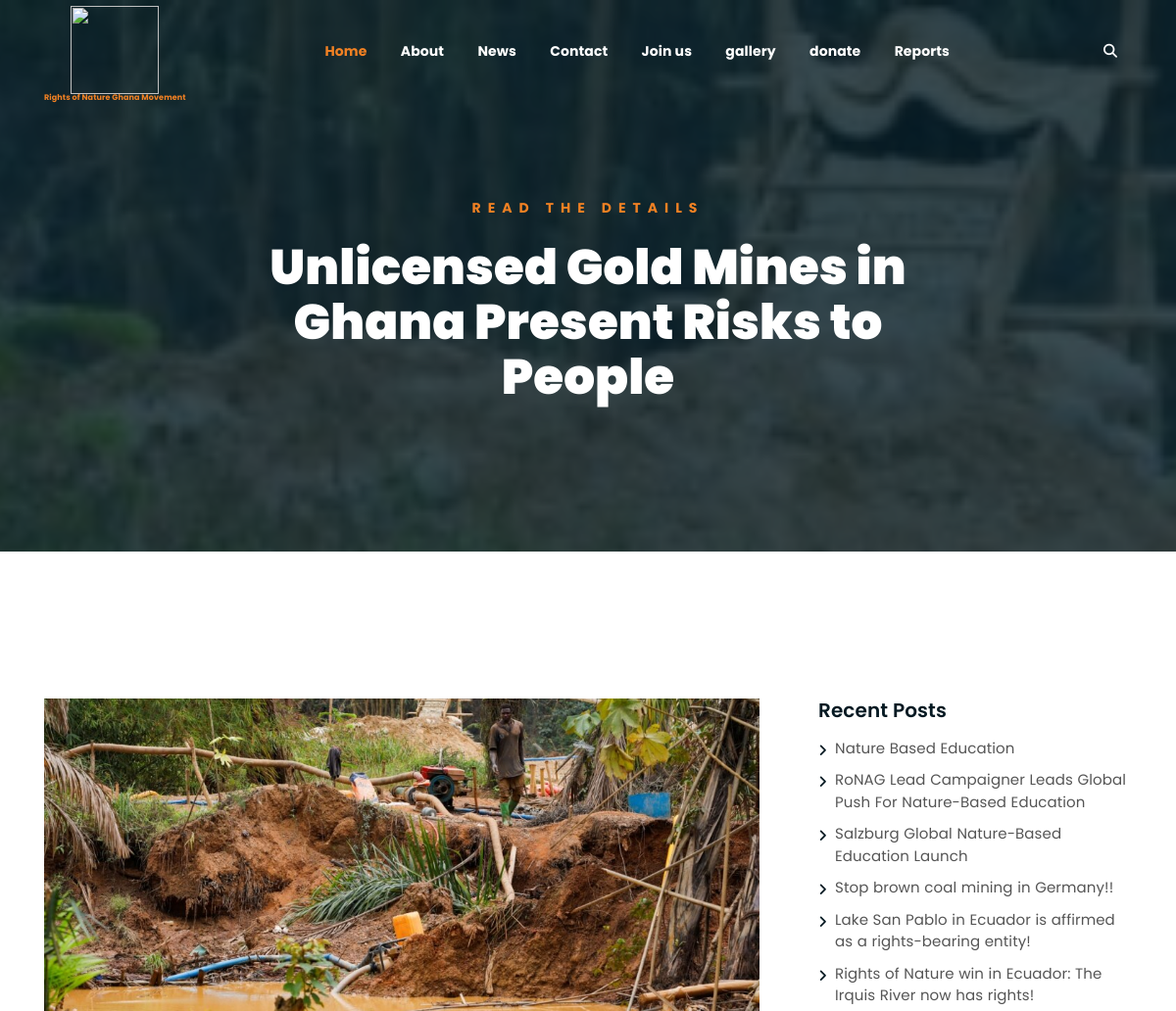
The app's page /singleNews/2 (upper part), older data.
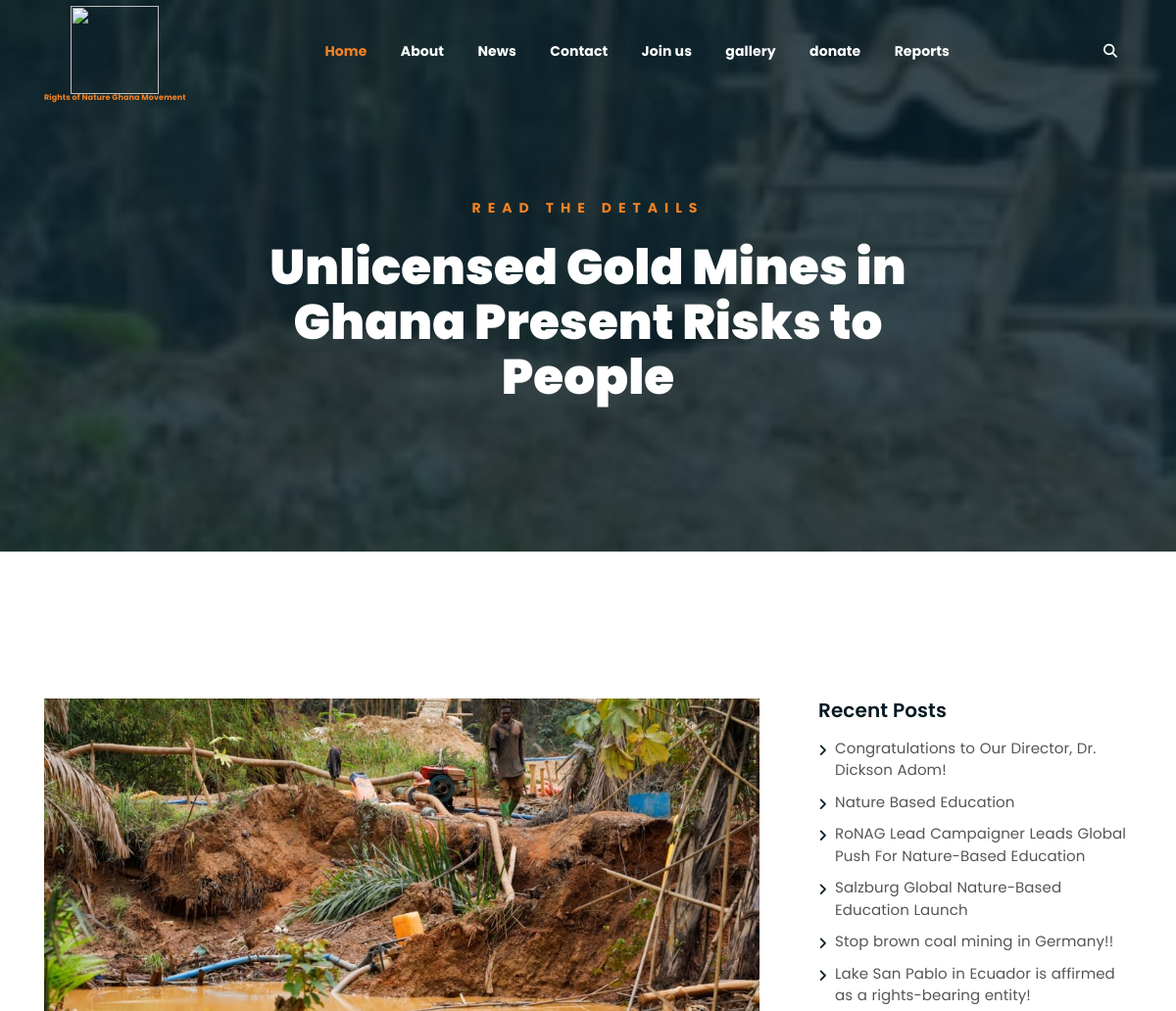
The same page, newer data.
### ronagapp/models.py (models this page shows, shortened)
class Post(models.Model):
    title = models.CharField(max_length = 150)
    author = models.TextField(null=True, blank=True)
    paragraph1 = models.TextField(null=True, blank=True)
    paragraph2 = models.TextField(max_length = 100000, null=True, blank=True)
    paragraph3 = models.TextField(max_length = 100000, null=True, blank=True)
    paragraph4 = models.TextField(max_length = 100000, null=True, blank=True)
    paragraph5 = models.TextField(max_length = 100000, null=True, blank=True)
    paragraph6 = models.TextField(max_length = 100000, null=True, blank=True)
    image1 = models.ImageField(null=True, blank=True, upload_to="posts/")
    image2 = models.ImageField(null=True, blank=True, upload_to="posts/")
    image3 = models.ImageField(null=True, blank=True, upload_to="posts/")
    date = models.DateTimeField(_("Date"), auto_now=True)

### ronagapp/views.py (the view)
# urls.py: path("singleNews/<int:post_id>", views.singleNews, name="singleNews"),
def singleNews(request, post_id):
    post = get_object_or_404(Post, pk=post_id)
    context = {"post": post, "posts": list(reversed(posts))}
    return render(request, 'singleNews.html', context)

### templates/singleNews.html (shortened to what this page needs)
{% extends 'main.html' %}
{% load static %}
{% block content %}
	{% if post.image1 %}
		<div style="background-image: url('{{ post.image1.url }}'), url('{% static 'media/posts/{{post.image1.url}}.jpg' %}');" class="breadcrumb-section breadcrumb-bg">
	{% endif %}
		<div class="container">
			<div class="row">
				<div class="col-lg-8 offset-lg-2 text-center">
					<div class="breadcrumb-text">
						<p>Read the Details</p>
						<h1>{{post.title}}</h1>
					</div>
				</div>
			</div>
		</div>
	</div>
	<div class="mt-150 mb-150">
		<div class="container">
			<div class="row">
				<div class="col-lg-8">
					<div class="single-article-section">
						<div class="single-article-text">
							{% if post.image1 %}
							<div class="single-artcile-bg">
								<img style="height: 100%; width: 100%; object-fit: cover; object-position: center;" src="{{post.image1.url}}" alt="">
							</div>
							{% else %}
							<p></p>
							{% endif %}
						</div>
					</div>
				</div>
				<div class="col-lg-4">
					<div class="sidebar-section">
						<div class="recent-posts">
							<h4>Recent Posts</h4>
							<ul>
								{% for poster in posts %}
								<li><a href="{% url 'singleNews' poster.id %}">{{poster.title}}</a></li>
								{% endfor %}
							</ul>
						</div>
					</div>
				</div>
			</div>
		</div>
	</div>
{% endblock content %}

Row changes from the older to the newer data that the page shows:
no longer on this page (row unchanged): Post: title "Rights of Nature win in Ecuador: The Irquis River now has rights!"
added Post: title "Congratulations to Our Director, Dr. Dickson Adom!"
